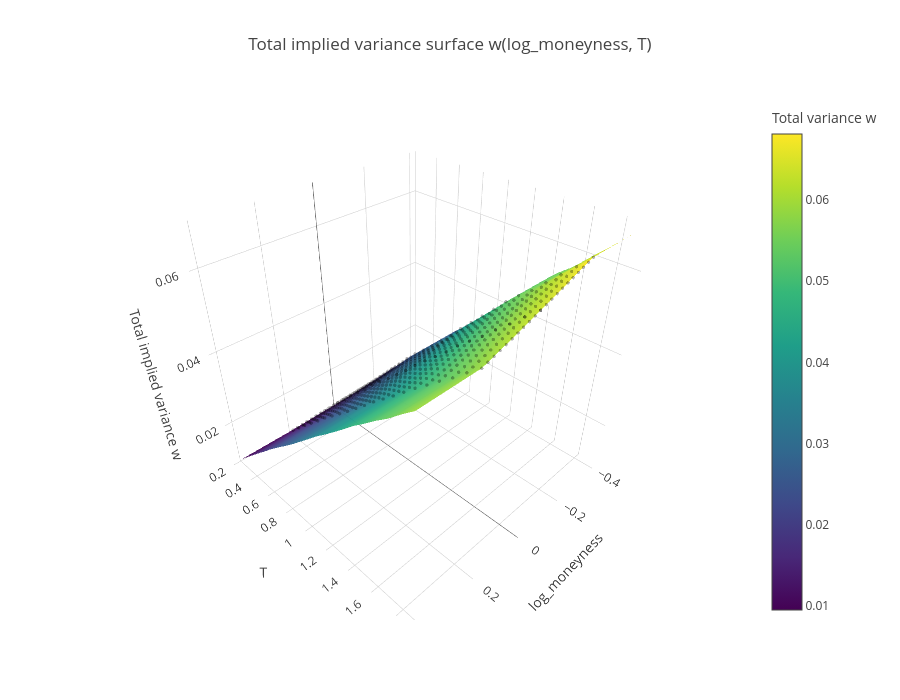

Notebook code cell kept with this figure:
### Code cell
import numpy as np
import plotly.graph_objects as go

# Grilles
log_moneyness_grid = np.linspace(-0.4, 0.4, 121)
T_grid_dense = np.linspace(T_grid.min(), T_grid.max(), 60)

# Eval surface W(log_moneyness, T)
W_surface = np.zeros((len(T_grid_dense), len(log_moneyness_grid)))
for i, T in enumerate(T_grid_dense):
    for j, lm in enumerate(log_moneyness_grid):
        W_surface[i, j] = w_interp(lm, T)

# (optionnel) forcer monotonie en T
W_surface = np.maximum.accumulate(W_surface, axis=0)

fig = go.Figure()

# Surface lisse
fig.add_surface(
    x=log_moneyness_grid,
    y=T_grid_dense,
    z=W_surface,
    colorscale="Viridis",
    opacity=0.95,
    colorbar=dict(title="Total variance w")
)

# (optionnel) Scatter marché
fig.add_scatter3d(
    x=df["log_moneyness"],
    y=df["T"],
    z=df["w"],
    mode="markers",
    marker=dict(size=2, opacity=0.3),
    name="Market data"
)

fig.update_layout(
    title="Total implied variance surface w(log_moneyness, T)",
    scene=dict(
        xaxis_title="log_moneyness",
        yaxis_title="T",
        zaxis_title="Total implied variance w",
    ),
    width=900,
    height=700,
)

fig.show()

### Figure 1 — Plotly figure (JSON) as saved in the notebook; plotly's stock layout.template omitted (floating-point values rounded to 4 significant figures; data arrays with more than 128 entries replaced by an {"elided": "..."} marker saying what was removed)
{"data": [{"colorbar": {"title": {"text": "Total variance w"}}, "colorscale": [[0, "#440154"], [0.1111, "#482878"], [0.2222, "#3e4989"], [0.3333, "#31688e"], [0.4444, "#26828e"], [0.5556, "#1f9e89"], [0.6667, "#35b779"], [0.7778, "#6ece58"], [0.8889, "#b5de2b"], [1, "#fde725"]], "opacity": 0.95, "type": "surface", "x": [-0.4, -0.3933, -0.3867, -0.38, -0.3733, -0.3667, -0.36, -0.3533, -0.3467, -0.34, -0.3333, -0.3267, -0.32, -0.3133, -0.3067, -0.3, -0.2933, -0.2867, -0.28, -0.2733, -0.2667, -0.26, -0.2533, -0.2467, -0.24, -0.2333, -0.2267, -0.22, -0.2133, -0.2067, -0.2, -0.1933, -0.1867, -0.18, -0.1733, -0.1667, -0.16, -0.1533, -0.1467, -0.14, -0.1333, -0.1267, -0.12, -0.1133, -0.1067, -0.1, -0.09333, -0.08667, -0.08, -0.07333, -0.06667, -0.06, -0.05333, -0.04667, -0.04, -0.03333, -0.02667, -0.02, -0.01333, -0.006667, 0.0, 0.006667, 0.01333, 0.02, 0.02667, 0.03333, 0.04, 0.04667, 0.05333, 0.06, 0.06667, 0.07333, 0.08, 0.08667, 0.09333, 0.1, 0.1067, 0.1133, 0.12, 0.1267, 0.1333, 0.14, 0.1467, 0.1533, 0.16, 0.1667, 0.1733, 0.18, 0.1867, 0.1933, 0.2, 0.2067, 0.2133, 0.22, 0.2267, 0.2333, 0.24, 0.2467, 0.2533, 0.26, 0.2667, 0.2733, 0.28, 0.2867, 0.2933, 0.3, 0.3067, 0.3133, 0.32, 0.3267, 0.3333, 0.34, 0.3467, 0.3533, 0.36, 0.3667, 0.3733, 0.38, 0.3867, 0.3933, 0.4], "y": [0.2466, 0.2744, 0.3023, 0.3302, 0.358, 0.3859, 0.4137, 0.4416, 0.4695, 0.4973, 0.5252, 0.5531, 0.5809, 0.6088, 0.6366, 0.6645, 0.6924, 0.7202, 0.7481, 0.7759, 0.8038, 0.8317, 0.8595, 0.8874, 0.9153, 0.9431, 0.971, 0.9988, 1.027, 1.055, 1.082, 1.11, 1.138, 1.166, 1.194, 1.222, 1.25, 1.277, 1.305, 1.333, 1.361, 1.389, 1.417, 1.445, 1.472, 1.5, 1.528, 1.556, 1.584, 1.612, 1.64, 1.668, 1.695, 1.723, 1.751, 1.779, 1.807, 1.835, 1.863, 1.89], "z": {"elided": "60x121 float values"}}, {"marker": {"opacity": 0.3, "size": 2}, "mode": "markers", "name": "Market data", "type": "scatter3d", "x": {"elided": "462 float values"}, "y": {"elided": "462 float values"}, "z": {"elided": "462 float values"}}], "layout": {"height": 700, "scene": {"xaxis": {"title": {"text": "log_moneyness"}}, "yaxis": {"title": {"text": "T"}}, "zaxis": {"title": {"text": "Total implied variance w"}}}, "title": {"text": "Total implied variance surface w(log_moneyness, T)"}, "width": 900}}
